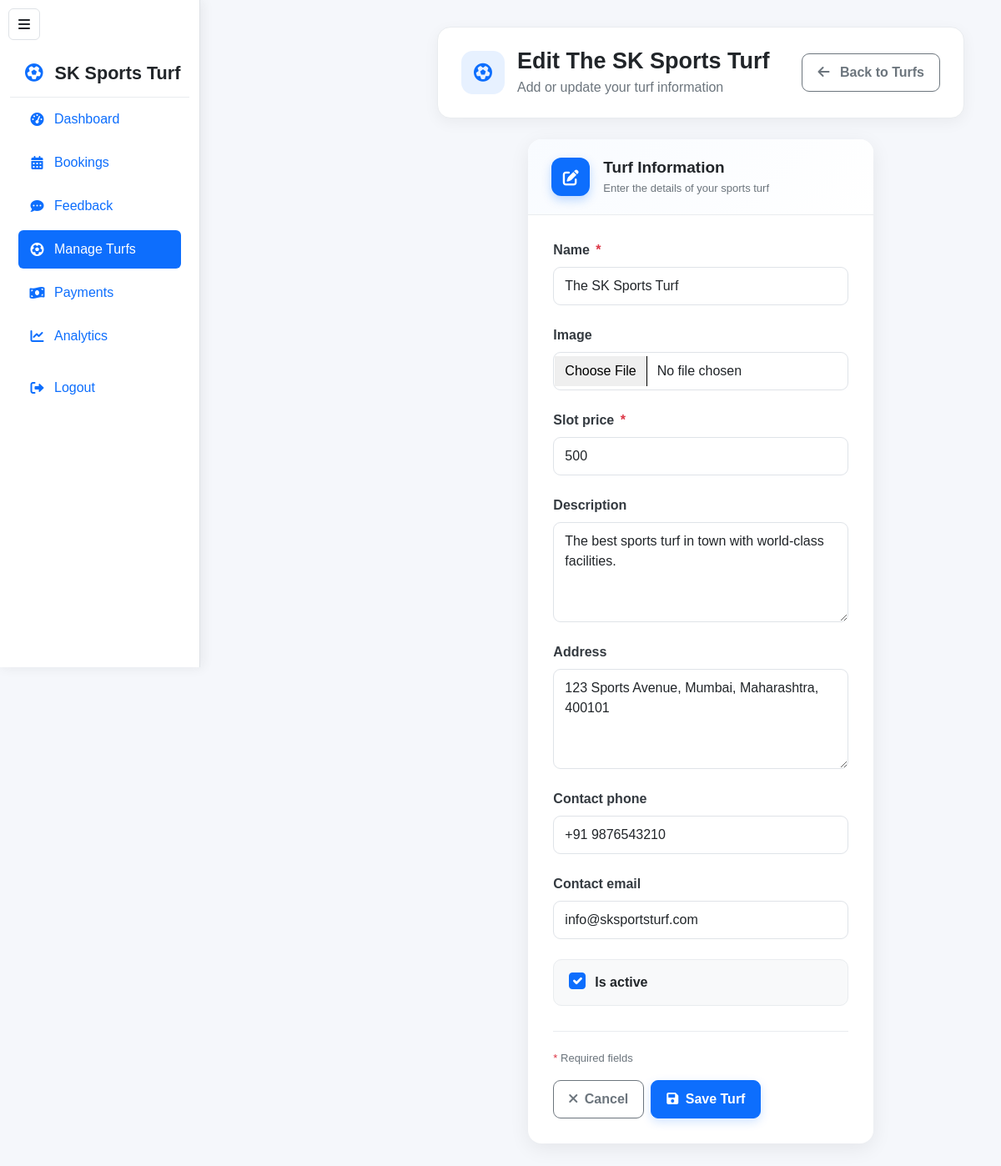
Page /owner/turfs/1/edit/ (signed in) on the committed database.
### turf/models.py (models this page shows, shortened)
class Turf(models.Model):
    name = models.CharField(max_length=200)
    image = models.ImageField(upload_to='turfs/', blank=True)
    slot_price = models.PositiveIntegerField(default=500)
    description = models.TextField(blank=True)
    address = models.TextField(blank=True)
    contact_phone = models.CharField(max_length=20, blank=True)
    contact_email = models.EmailField(blank=True)
    is_active = models.BooleanField(default=True)
    is_default = models.BooleanField(default=False)

### turf/views.py (the view)
# urls.py: path('owner/turfs/<int:turf_id>/edit/', views.owner_turf_edit, name='owner_turf_edit'),
@login_required(login_url='owner_login')
def owner_turf_edit(request, turf_id):
    if not request.user.is_staff:
        return redirect('book_now')
    turf = get_object_or_404(Turf, pk=turf_id)
    form = TurfForm(request.POST or None, request.FILES or None, instance=turf)
    if request.method == 'POST' and form.is_valid():
        form.save()
        messages.success(request, 'Turf updated successfully.')
        return redirect('owner_turfs')
    return render(request, 'owner_turf_form.html', {
        'form': form,
        'title': f'Edit {turf.name}',
        'turf': turf,
    })

### turf/forms.py
class TurfForm(forms.ModelForm):
    slot_price = forms.IntegerField(min_value=1)
    class Meta:
        model = Turf
        fields = (
            'name',
            'image',
            'slot_price',
            'description',
            'address',
            'contact_phone',
            'contact_email',
            'is_active',
        )
        widgets = {
            'description': forms.Textarea(attrs={'rows': 3}),
            'address': forms.Textarea(attrs={'rows': 2}),
        }

### templates/owner_turf_form.html (shortened to what this page needs)
{% load static %}
<!doctype html>
<html lang="en">
<head>
    <link
        href="https://cdn.jsdelivr.net/npm/bootstrap@5.3.0-alpha1/dist/css/bootstrap.min.css"
        rel="stylesheet">
    <link
        rel="stylesheet"
        href="https://cdnjs.cloudflare.com/ajax/libs/font-awesome/6.0.0/css/all.min.css">
    <link
        rel="stylesheet"
        href="{% static 'css/owner_admin.css' %}">
</head>
<body class="owner-admin-body">
    {% include 'owner_sidebar.html' %}
    <main id="owner-admin-main" class="main-content">
        <div class="container-fluid">
            <div class="page-header">
                <div class="d-flex justify-content-between
                            align-items-center
                            flex-wrap gap-3">
                    <div class="page-title">
                        <div class="page-icon">
                            <i class="fas fa-futbol"></i>
                        </div>
                        <div>
                            <h1>
                                {{ title }}
                            </h1>
                            <p>
                                Add or update your turf information
                            </p>
                        </div>
                    </div>
                    <a
                        href="{% url 'owner_turfs' %}"
                        class="btn btn-outline-secondary back-btn"
                    >
                        <i class="fas fa-arrow-left me-2"></i>
                        Back to Turfs
                    </a>
                </div>
            </div>
            <div class="row justify-content-center">
                <div class="col-lg-9 col-xl-8">
                    <div class="form-card">
                        <div class="form-card-header">
                            <div class="d-flex align-items-center">
                                <div class="form-header-icon me-3">
                                    <i class="fas fa-pen-to-square"></i>
                                </div>
                                <div>
                                    <h5 class="form-header-title">
                                        Turf Information
                                    </h5>
                                    <p class="form-header-text">
                                        Enter the details of your sports turf
                                    </p>
                                </div>
                            </div>
                        </div>
                        <div class="form-card-body">
                            <form method="post" enctype="multipart/form-data">
                                {% for field in form %}
                                    <div class="mb-4">
                                        {% if field.field.widget.input_type == 'checkbox' %}
                                            <div class="checkbox-box">
                                                <div class="form-check m-0">
                                                    {{ field }}
                                                    <label
                                                        class="form-check-label fw-semibold"
                                                        for="{{ field.id_for_label }}"
                                                    >
                                                        {{ field.label }}
                                                    </label>
                                                </div>
                                            </div>
                                        {% else %}
                                            <label
                                                class="form-label"
                                                for="{{ field.id_for_label }}"
                                            >
                                                {{ field.label }}
                                                {% if field.field.required %}
                                                    <span class="required">
                                                        *
                                                    </span>
                                                {% endif %}
                                            </label>
                                            {{ field }}
                                        {% endif %}
                                    </div>
                                {% endfor %}
                                <div class="form-footer">
                                    <div
                                        class="d-flex
                                               justify-content-between
                                               align-items-center
                                               flex-wrap
                                               gap-3"
                                    >
                                        <div class="required-note">
                                            <span class="text-danger">*</span>
                                            Required fields
                                        </div>
                                        <div class="d-flex gap-2">
                                            <a
                                                href="{% url 'owner_turfs' %}"
                                                class="btn btn-outline-secondary"
                                            >
                                                <i class="fas fa-xmark me-1"></i>
                                                Cancel
                                            </a>
                                            <button
                                                type="submit"
                                                class="btn btn-primary"
                                            >
                                                <i class="fas fa-save me-1"></i>
                                                Save Turf
                                            </button>
                                        </div>
                                    </div>
                                </div>
                            </form>
                        </div>
                    </div>
                </div>
            </div>
        </div>
    </main>
</body>
</html>

### static/css/owner_admin.css (style rules this page uses)
body.owner-admin-body { --owner-sidebar-expanded-width: 240px; --owner-sidebar-collapsed-width: 72px; min-height: 100vh; background: #f5f7fb; color: #212529; font-family: Arial, sans-serif; }
#owner-admin-main { min-width: 0; width: calc(100% - var(--owner-sidebar-expanded-width)); margin-left: var(--owner-sidebar-expanded-width); padding: 32px; box-sizing: border-box; transition: margin-left .2s ease; }
body.owner-admin-body .container-fluid { max-width: 1600px; }

### templates/owner_turf_form.html (style rules this page uses)
body { background: #f5f7fb; }
.main-content { padding: 30px; }
.page-header { background: #ffffff; border-radius: 16px; padding: 24px 28px; margin-bottom: 25px; border: 1px solid #e9ecef; box-shadow: 0 5px 18px rgba(0, 0, 0, 0.05); }
.page-title { display: flex; align-items: center; gap: 15px; }
.page-icon { width: 52px; height: 52px; border-radius: 14px; display: flex; align-items: center; justify-content: center; background: #e7f1ff; color: #0d6efd; font-size: 22px; }
.page-title h1 { font-size: 27px; font-weight: 700; margin: 0; color: #212529; }
.page-title p { margin: 4px 0 0; color: #6c757d; }
.back-btn { border-radius: 9px; padding: 10px 17px; font-weight: 600; }
.form-card { border: none; border-radius: 16px; overflow: hidden; background: #ffffff; box-shadow: 0 6px 25px rgba(0, 0, 0, 0.07); }
.form-card-header { padding: 22px 28px; background: linear-gradient( 135deg, #f8fbff, #ffffff ); border-bottom: 1px solid #e9ecef; }
.form-header-icon { width: 46px; height: 46px; border-radius: 12px; display: flex; align-items: center; justify-content: center; background: #0d6efd; color: white; font-size: 19px; box-shadow: 0 5px 12px rgba(13, 110, 253, 0.25); }
.form-header-title { font-size: 19px; font-weight: 700; margin: 0; color: #212529; }
.form-header-text { color: #6c757d; font-size: 13px; margin: 3px 0 0; }
.form-card-body { padding: 30px; }
.form-label { font-weight: 600; color: #343a40; margin-bottom: 8px; }
.required { color: #dc3545; margin-left: 3px; }
.form-control, .form-select { min-height: 46px; border-radius: 9px; border: 1px solid #dfe3e8; padding: 10px 13px; transition: all 0.2s ease; }
textarea.form-control { min-height: 120px; resize: vertical; }
.checkbox-box { background: #f8f9fa; border: 1px solid #e9ecef; border-radius: 10px; padding: 15px 18px; transition: all 0.2s ease; }
.form-check-input { width: 20px; height: 20px; margin-top: 0; }
.form-check-label { margin-left: 7px; cursor: pointer; }
.form-footer { margin-top: 30px; padding-top: 22px; border-top: 1px solid #e9ecef; }
.required-note { color: #6c757d; font-size: 13px; }
.btn { border-radius: 9px; font-weight: 600; padding: 10px 18px; transition: all 0.2s ease; }
.btn-primary { box-shadow: 0 4px 12px rgba(13, 110, 253, 0.18); }

### templates/owner_sidebar.html (style rules this page uses)
:root { --owner-sidebar-width: 240px; --owner-sidebar-collapsed-width: 70px; }
body { padding-left: 240px !important; margin: 0 !important; overflow-x: hidden; transition: padding-left 0.3s ease; }

### rows in the picture
Turf: form "The SK Sports Turf" "500" "The best sports turf in town with world-class facilities." "123 Sports Avenue, Mumbai, Maharashtra, 400101" "+91 9876543210" "info@sksportsturf.com", form "☑"

### other values in the picture
{{ title }} "Edit The SK Sports Turf"
{{ field.label }} "Name" "Image" "Slot price" "Description" "Address" "Contact phone" "Contact email"
{{ field.label }} "Is active"
